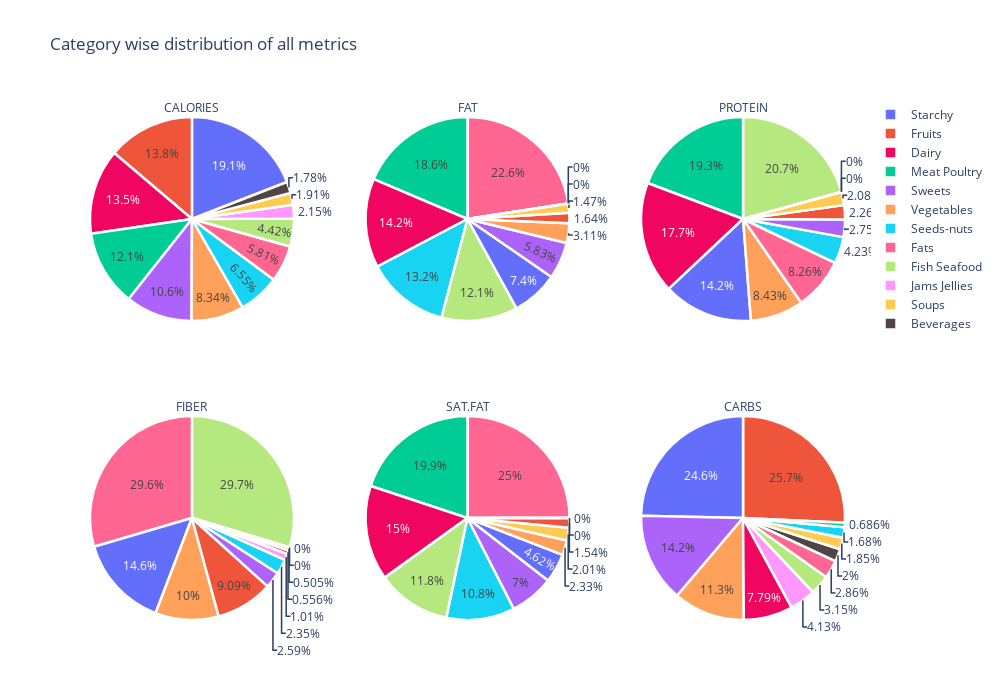

The cell this chart's notebook holds for it:
### Code cell
category_dist=df.groupby(['Category']).sum()
from plotly.subplots import make_subplots
import plotly.graph_objects as go

fig = make_subplots(
    rows=2, cols=3,
    specs=[[{"type": "domain"},{"type": "domain"},{"type": "domain"}],[{"type": "domain"},{"type": "domain"},{"type": "domain"}]])

fig.add_trace(go.Pie(values=category_dist['Calories'].values, title='CALORIES', labels=category_dist.index,marker=dict(colors=['#100b','#f00560'], line=dict(color='#FFFFFF', width=2.5))),
              row=1, col=1)

fig.add_trace(go.Pie(values=category_dist['Fat'].values,title='FAT', labels=category_dist.index,marker=dict(colors=['#100b','#f00560'], line=dict(color='#FFFFFF', width=2.5))),
              row=1, col=2)

fig.add_trace(go.Pie(values=category_dist['Protein'].values,title='PROTEIN', labels=category_dist.index,marker=dict(colors=['#100b','#f00560'], line=dict(color='#FFFFFF', width=2.5))),
              row=1, col=3)

fig.add_trace(go.Pie(values=category_dist['Fiber'].values,title='FIBER', labels=category_dist.index,marker=dict(colors=['#100b','#f00560'], line=dict(color='#FFFFFF', width=2.5))),
              row=2, col=1)

fig.add_trace(go.Pie(values=category_dist['Sat.Fat'].values,title='SAT.FAT', labels=category_dist.index,marker=dict(colors=['#100b','#f00560'], line=dict(color='#FFFFFF', width=2.5))),
              row=2, col=2)

fig.add_trace(go.Pie(values=category_dist['Carbs'].values,title='CARBS', labels=category_dist.index,marker=dict(colors=['#100b','#f00560'], line=dict(color='#FFFFFF', width=2.5))),
              row=2, col=3)
fig.update_layout(title_text="Category wise distribution of all metrics",height=700, width=1000)

fig.show()

### Figure 1 — Plotly figure (JSON) as saved in the notebook; plotly's stock layout.template omitted (floating-point values rounded to 4 significant figures)
{"data": [{"domain": {"x": [0, 0.2889], "y": [0.575, 1]}, "labels": ["Beverages", "Dairy", "Fats", "Fish Seafood", "Fruits", "Jams Jellies", "Meat Poultry", "Seeds-nuts", "Soups", "Starchy", "Sweets", "Vegetables"], "marker": {"colors": ["#100b", "#f00560"], "line": {"color": "#FFFFFF", "width": 2.5}}, "title": {"text": "CALORIES"}, "type": "pie", "values": [1112, 8434, 3629, 2757, 8610, 1345, 7529, 4089, 1191, 11921, 6608, 5209]}, {"domain": {"x": [0.3556, 0.6444], "y": [0.575, 1]}, "labels": ["Beverages", "Dairy", "Fats", "Fish Seafood", "Fruits", "Jams Jellies", "Meat Poultry", "Seeds-nuts", "Soups", "Starchy", "Sweets", "Vegetables"], "marker": {"colors": ["#100b", "#f00560"], "line": {"color": "#FFFFFF", "width": 2.5}}, "title": {"text": "FAT"}, "type": "pie", "values": [0, 396, 631, 338, 46, 0, 520, 368, 41, 207, 163, 87]}, {"domain": {"x": [0.7111, 1], "y": [0.575, 1]}, "labels": ["Beverages", "Dairy", "Fats", "Fish Seafood", "Fruits", "Jams Jellies", "Meat Poultry", "Seeds-nuts", "Soups", "Starchy", "Sweets", "Vegetables"], "marker": {"colors": ["#100b", "#f00560"], "line": {"color": "#FFFFFF", "width": 2.5}}, "title": {"text": "PROTEIN"}, "type": "pie", "values": [0, 503, 234, 588, 64, 0, 546, 120, 59, 403, 78, 239]}, {"domain": {"x": [0, 0.2889], "y": [0, 0.425]}, "labels": ["Beverages", "Dairy", "Fats", "Fish Seafood", "Fruits", "Jams Jellies", "Meat Poultry", "Seeds-nuts", "Soups", "Starchy", "Sweets", "Vegetables"], "marker": {"colors": ["#100b", "#f00560"], "line": {"color": "#FFFFFF", "width": 2.5}}, "title": {"text": "FIBER"}, "type": "pie", "values": [0, 4.4, 234, 235, 72, 8, 0, 18.6, 4, 115.9, 20.5, 79.4]}, {"domain": {"x": [0.3556, 0.6444], "y": [0, 0.425]}, "labels": ["Beverages", "Dairy", "Fats", "Fish Seafood", "Fruits", "Jams Jellies", "Meat Poultry", "Seeds-nuts", "Soups", "Starchy", "Sweets", "Vegetables"], "marker": {"colors": ["#100b", "#f00560"], "line": {"color": "#FFFFFF", "width": 2.5}}, "title": {"text": "SAT.FAT"}, "type": "pie", "values": [0, 322, 536, 252, 33, 0, 427, 232, 43, 99, 150, 50]}, {"domain": {"x": [0.7111, 1], "y": [0, 0.425]}, "labels": ["Beverages", "Dairy", "Fats", "Fish Seafood", "Fruits", "Jams Jellies", "Meat Poultry", "Seeds-nuts", "Soups", "Starchy", "Sweets", "Vegetables"], "marker": {"colors": ["#100b", "#f00560"], "line": {"color": "#FFFFFF", "width": 2.5}}, "title": {"text": "CARBS"}, "type": "pie", "values": [167, 651, 239, 263, 2151, 345, 57.3, 140, 155, 2059, 1184, 945]}], "layout": {"height": 700, "title": {"text": "Category wise distribution of all metrics"}, "width": 1000}}
